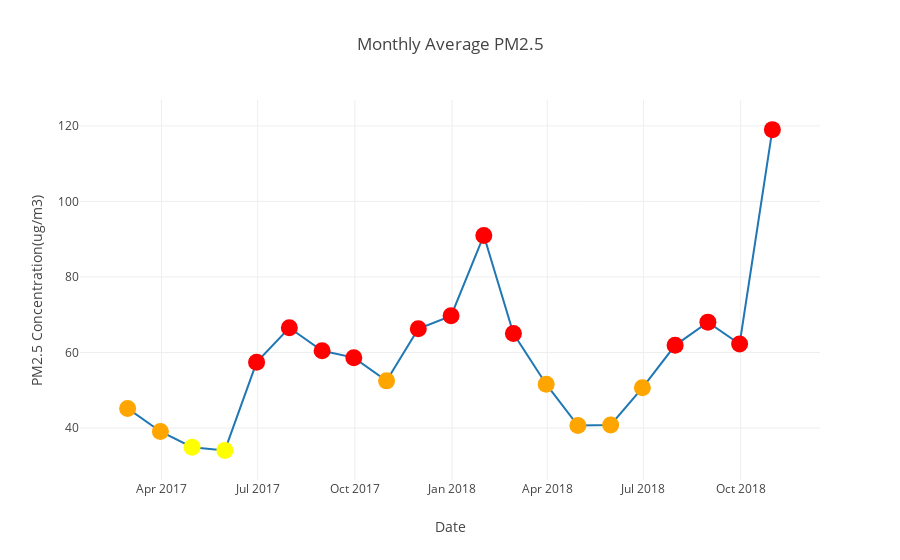

Notebook cell for this chart:
### Markdown cell above
### Visualize the monthly pm2.5 concentration

### Code cell
average_monthly_pm25 = monthly_average_airquality_data_concentrations['PM2.5(Ug/m3)'].values
monthly_pm25 = go.Scatter(x=monthly_average_airquality_data_concentrations.index,
                         y = monthly_average_airquality_data_concentrations['PM2.5(Ug/m3)'].values,
                         mode='lines+markers',
                         marker = dict(color=list(map(SetColor, average_monthly_pm25)), size = 17),
                 ) 

layout = go.Layout(title='Monthly Average PM2.5 ', xaxis=dict(title='Date'),
                   yaxis=dict(title='PM2.5 Concentration(ug/m3)'))

fig = go.Figure(data=[monthly_pm25], layout=layout)
iplot(fig)
pio.write_image(fig, os.path.join(filepath , 'monthly_average_pm25_concentration.png'))

### Figure 1 — Plotly figure (JSON) as saved in the notebook; plotly's stock layout.template omitted (floating-point values rounded to 4 significant figures)
{"data": [{"marker": {"color": ["orange", "orange", "yellow", "yellow", "red", "red", "red", "red", "orange", "red", "red", "red", "red", "orange", "orange", "orange", "orange", "red", "red", "red", "red"], "size": 17}, "mode": "lines+markers", "type": "scatter", "uid": "e2f6909d-0bd4-4ee7-a85e-9d44a1b78299", "x": ["2017-02-28", "2017-03-31", "2017-04-30", "2017-05-31", "2017-06-30", "2017-07-31", "2017-08-31", "2017-09-30", "2017-10-31", "2017-11-30", "2017-12-31", "2018-01-31", "2018-02-28", "2018-03-31", "2018-04-30", "2018-05-31", "2018-06-30", "2018-07-31", "2018-08-31", "2018-09-30", "2018-10-31"], "y": [45.2, 39.09, 34.93, 34.09, 57.4, 66.56, 60.46, 58.64, 52.49, 66.26, 69.7, 90.99, 65.03, 51.61, 40.67, 40.83, 50.64, 61.9, 68.04, 62.25, 119]}], "layout": {"title": {"text": "Monthly Average PM2.5 "}, "xaxis": {"title": {"text": "Date"}}, "yaxis": {"title": {"text": "PM2.5 Concentration(ug/m3)"}}}}
